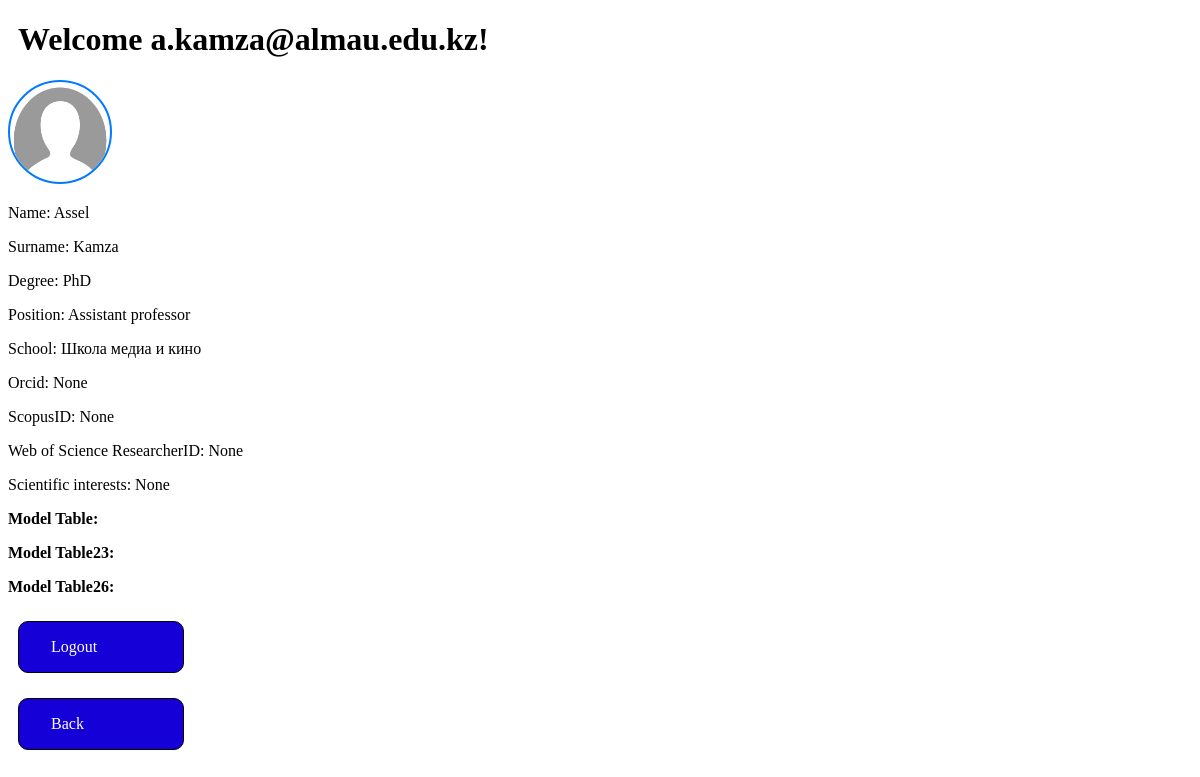
Page /profile/ (signed in) on the earlier database version.
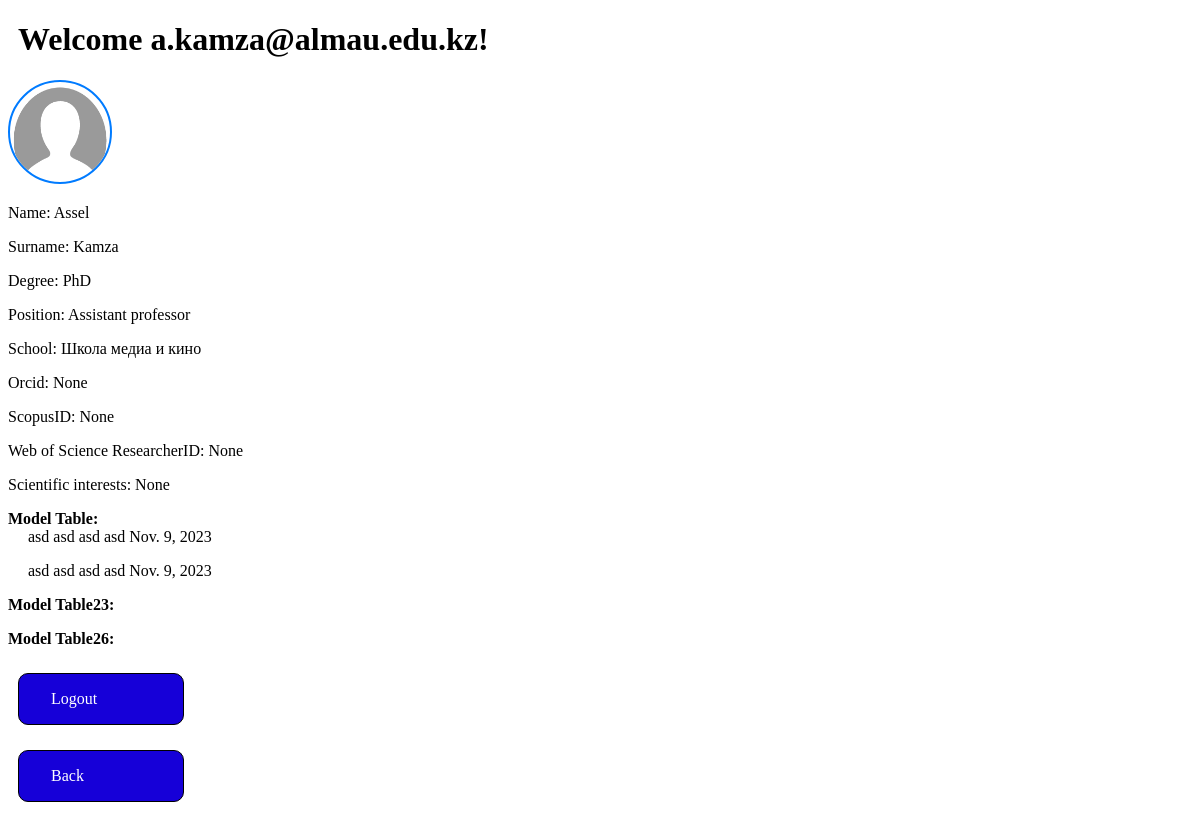
Same page on the later database version.
### tables/models.py (models this page shows, shortened)
class TeachersAddInfo(models.Model):
    user = models.OneToOneField(User, on_delete=models.CASCADE)
    name = models.CharField(max_length=100)
    surname = models.CharField(max_length=100)
    avatar = models.ImageField(upload_to='static/profile/avatars/', null=True, blank=True)
    degree = models.CharField(max_length=200)
    position = models.CharField(max_length=100)
    school = models.CharField(max_length=100)
    orcid =  models.CharField(max_length=100, default=None)
    Scopus_ID = models.CharField(max_length=100, default=None)
    Web_of_Science_ResearcherID = models.CharField(max_length=100, default=None)
    scientific_interests = models.CharField(max_length=500, default=None)

class Table(models.Model):
    author = models.ForeignKey(User, on_delete=models.CASCADE, related_name='table')
    author_name = models.CharField( max_length=100)
    patent = models.CharField( max_length=100)
    year = models.CharField( max_length=100)
    title = models.CharField( max_length=100)
    date = models.DateField(default=datetime.date.today)

### tables/views.py (the view)
# urls.py: path('profile/', views.profile_view, name='profile'),
@login_required
def profile_view(request):
    user_id = request.user.id
    try:
        user_info = TeachersAddInfo.objects.get(user_id=user_id)
    except TeachersAddInfo.DoesNotExist:
        user_info = None
    tables = Table.objects.filter(author=user_info.user_id)
    tables23 = Table23.objects.filter(author=user_info.user_id)
    tables26 = Table26.objects.filter(author=user_info.user_id)
    return render(request, 'login/profile.html', {'user_info': user_info, 'user': request.user, "tables": tables, "tables26": tables26, "tables23": tables23})

### templates/login/profile.html (shortened to what this page needs)
{% load static %}
<!DOCTYPE html>
<html lang="en">
<head>
    <link rel="stylesheet" href="{% static 'css/profile.css' %}">
</head>
<body>
    <h1>Welcome {{ user.username }}!</h1>
    {% if user_info %}
        <img style="width: 100px; height: 100px; border-radius: 50%; border: 2px solid #007bff;" src="{{ user_info.avatar.url }}" alt="Avatar">
        <p>Name: {{ user_info.name }}</p>
        <p>Surname: {{ user_info.surname }}</p>
        <p>Degree: {{ user_info.degree }}</p>
        <p>Position: {{ user_info.position }}</p>
        <p>School: {{ user_info.school }}</p>
        <p>Orcid: {{ user_info.orcid }} </p>
        <p>ScopusID: {{ user_info.Scopus_ID }} </p>
        <p>Web of Science ResearcherID:  {{ user_info.Web_of_Science_ResearcherID }} </p>
        <p>Scientific interests: {{ user_info.scientific_interests }} </p>
        <b>Model Table:</b>
        {% for table in tables %}
            <div style="margin-left: 20px;">
                <tr>
                    <td>{{ table.author_name }}</td>
                    <td>{{ table.patent }}</td>
                    <td>{{ table.year }}</td>
                    <td>{{ table.title }}</td>
                    <td>{{ table.date }}</td>
                </tr>
            </div>
        {% endfor %}
        <b>Model Table23:</b>
        <b>Model Table26:</b>
    {% else %}
        <p>User not found</p>
    {% endif %}
    <p><a class="btn" href="{% url 'logout' %}">Logout</a></p>
    <p><a class="btn" href="{% url 'home' %}">Back</a></p>
</body>
</html>

### tables/static/css/profile.css (style rules this page uses)
h1 { margin-left: 10px; }
.btn { margin-top: 25px; margin-left: 10px; display: block; width: 100px; background: #1600d8; color: rgb(255, 255, 255); padding: 1rem 2rem; border: 1px solid black; border-radius: 10px; text-decoration: none; }

Differences in the rows shown:
added Table: author_name "asd", patent "asd", year "asd", title "asd", date "Nov. 9, 2023"
added Table: author_name "asd", patent "asd", year "asd", title "asd", date "Nov. 9, 2023"
